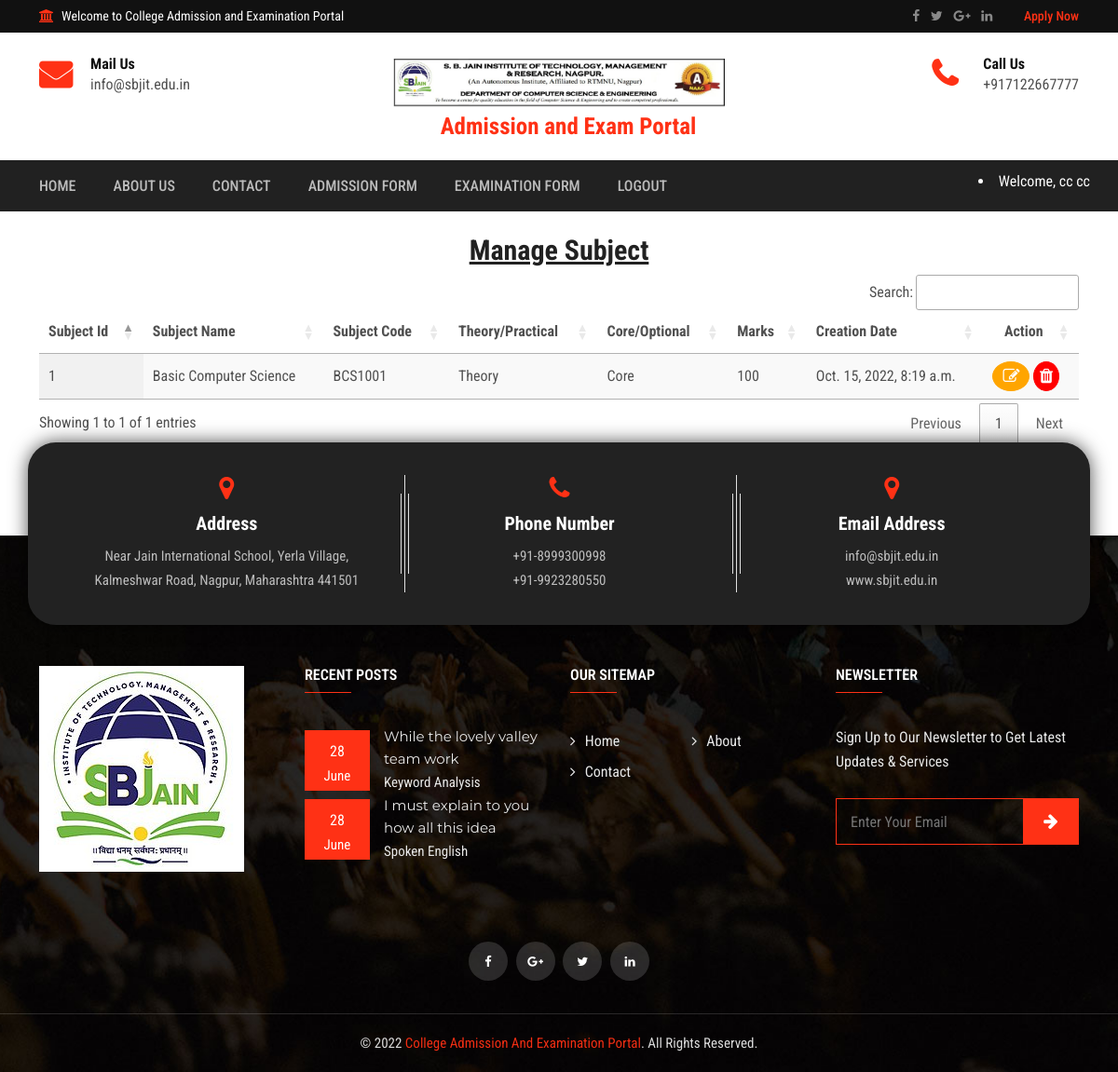
The page /manage-subject/ (signed in) on the database its author committed.
### collegeapp/models.py (models this page shows, shortened)
class Subject(models.Model):
    branch = models.ForeignKey(Branch, on_delete=models.CASCADE, null=True, blank=True)
    semester = models.ForeignKey(Semester, on_delete=models.CASCADE, null=True, blank=True)
    name = models.CharField(max_length=100, null=True, blank=True)
    code = models.CharField(max_length=100, null=True, blank=True)
    subjecttype = models.IntegerField(choices=SUBJECTTYPE, null=True, blank=True)
    theroytype = models.IntegerField(choices=THEORYTYPE, null=True, blank=True)
    marks = models.CharField(max_length=100, null=True, blank=True)
    created = models.DateTimeField(auto_now_add=True, blank=True)

### collegeapp/views.py (the view)
# urls.py: path('manage-subject/', manage_subject, name='manage_subject'),
def manage_subject(request):
    subject = Subject.objects.all()
    return render(request, 'manage_subject.html', locals())

### collegeapp/templates/manage_subject.html
{% include 'index.html' %}
{% load static %}
{% load custom_tags %}
{% block body %}
<div class="shop-cart mt-4">
  <div class="container">
    <div class="section-wrapper">
        <h2 class="mb-2" align="center"> <u>Manage Subject</u>
        </h2>
      <div class="cart-top">
        <table id="example" class="display nowrap" style="width: 100%">
          <thead>
            <tr>
              <th>Subject Id</th>
              <th>Subject Name</th>
              <th>Subject Code</th>
              <th>Theory/Practical</th>
              <th>Core/Optional</th>
              <th>Marks</th>
              <th>Creation Date</th>
              <th style="text-align: center">Action</th>
            </tr>
          </thead>
          <tbody>
            {% for i in subject %}
            <tr>
              <td>{{i.id}}</td>
              <td>{{i.name}}</td>
              <td>{{i.code}}</td>
              <td>{{i.get_theroytype_display}}</td>
              <td>{{i.get_subjecttype_display}}</td>
              <td>{{i.marks}}</td>
              <td>{{i.created}}</td>
              <td>
                    <a href="/change-subject/{{i.id}}/" title="Edit Branch">
                        <i class="fa fa-edit" style="font-size:18px;color:white;border-radius:50%;border:1px solid orange;padding:6px;padding-left:10px;padding-right:10px;background-color:orange"></i>
                    </a>
                    <a href="/delete-subject/{{i.id}}/" title="Delete Branch" onclick="return confirm('Are your sure?')">
                        <i  class="fa fa-trash" style="font-size:18px;color:white;border-radius:50%;border:1px solid red;padding:6px;background-color:red"></i>
                    </a>
              </td>
            </tr>
            {% endfor %}
          </tbody>
        </table>
      </div>
    </div>
  </div>
</div>
{% include 'tablecdn.html' %}
{% include 'footer.html' %}
{% endblock %}

### collegeapp/templates/index.html (shortened to what this page needs)
<!DOCTYPE html>
{% load static %}
<html lang="zxx">
<head>
    <link rel="stylesheet" type="text/css" href="{% static 'css/bootstrap.min.css' %}">
    <link rel="stylesheet" type="text/css" href="{% static 'css/font-awesome.min.css' %}">
    <link rel="stylesheet" type="text/css" href="{% static 'css/animate.css' %}">
    <link rel="stylesheet" type="text/css" href="{% static 'css/owl.carousel.css' %}">
    <link rel="stylesheet" type="text/css" href="{% static 'css/slick.css' %}">
    <link rel="stylesheet" type="text/css" href="{% static 'css/magnific-popup.css' %}">
    <link rel="stylesheet" type="text/css" href="{% static 'css/off-canvas.css' %}">
    <link rel="stylesheet" type="text/css" href="{% static 'css/rsmenu-main.css' %}">
    <link rel="stylesheet" type="text/css" href="{% static 'css/rsmenu-transitions.css' %}">
    <link rel="stylesheet" type="text/css" href="{% static 'style.css' %}">
    <link rel="stylesheet" type="text/css" href="{% static 'css/responsive.css' %}">
    <link rel="stylesheet" href="https://cdnjs.cloudflare.com/ajax/libs/font-awesome/4.7.0/css/font-awesome.min.css">
</head>
<body class="home1">
    <div class="full-width-header">
        <div class="rs-toolbar">
            <div class="container">
                <div class="row">
                    <div class="col-md-6">
                        <div class="rs-toolbar-left">
                            <div class="welcome-message">
                                <i class="fa fa-bank"></i><span>Welcome to College Admission and Examination Portal</span>
                            </div>
                        </div>
                    </div>
                    <div class="col-md-6">
                        <div class="rs-toolbar-right">
                            <div class="toolbar-share-icon">
                                <ul>
                                    <li><a href="https://www.facebook.com/officialsbjain/" target="_blank"><i class="fa fa-facebook"></i></a></li>
                                    <li><a href="https://twitter.com/officialsbjain?s=09" target="_blank"><i class="fa fa-twitter"></i></a></li>
                                    <li><a href="https://www.sbjit.edu.in/" target="_blank"><i class="fa fa-google-plus"></i></a></li>
                                    <li><a href="https://www.linkedin.com/in/s-b-jain-nagpur-7a65a3153/" target="_blank"><i class="fa fa-linkedin"></i></a></li>
                                </ul>
                            </div>
                            <a href="/student-register/" class="apply-btn">Apply Now</a>
                        </div>
                    </div>
                </div>
            </div>
        </div>
        <header id="rs-header" class="rs-header">
            <div class="rs-header-top">
                <div class="container">
                    <div class="row">
                        <div class="col-md-4 col-sm-12">
                            <div class="header-contact">
                                <div id="info-details" class="widget-text">
                                    <i class="fa fa-envelope"></i>
                                    <div class="info-text">
                                        <a href="mailto:info@domain.com">
						                    	<span>Mail Us</span>
												info@sbjit.edu.in
											</a>
                                    </div>
                                </div>
                            </div>
                        </div>
                        <div class="col-md-4 col-sm-12">
                            <div class="logo-area text-center">
                                <a href="/"><img src="{% static 'images/college logo photo.png' %}" style="width:600px;height:60px;padding-bottom: 0.5rem;" alt="logo">
                                    <b style="font-size:25px;margin-left:20px;font-weight:bold">Admission and Exam Portal</b>
                                </a>
                            </div>
                        </div>
                        <div class="col-md-4 col-sm-12">
                            <div class="header-contact pull-right">
                                <div id="phone-details" class="widget-text">
                                    <i class="fa fa-phone"></i>
                                    <div class="info-text">
                                        <a href="tel:4155551234">
						                    	<span>Call Us</span>
												+917122667777
											</a>
                                    </div>
                                </div>
                            </div>
                        </div>
                    </div>
                </div>
            </div>
            <div class="menu-area menu-sticky">
                <div class="container">
                    <div class="main-menu">
                        <div class="row relative">
                            <div class="col-sm-12">
                                <nav class="rs-menu">
                                    <ul class="nav-menu">
                                        <li><a href="/" class="home">Home</a>
                                        </li>
                                        <li> <a href="/about/">About Us</a>
                                        </li>
                                        <li> <a href="/contact/">Contact</a></li>
                                        {% if request.user.is_authenticated %}
                                        {% if request.user.is_staff %}
                                            <li class="menu-item-has-children"> <a href="#">Branch</a>
                                                <ul class="sub-menu">
                                                    <li><a href="/add-branch/">Add Branch</a></li>
                                                    <li><a href="/manage-branch/">Manage Branch</a></li>
                                                </ul>
                                            </li>
                                            <li class="menu-item-has-children"> <a href="#">Semester</a>
                                                <ul class="sub-menu">
                                                    <li><a href="/add-semester/">Add Semester</a></li>
                                                    <li><a href="/manage-semester/">Manage Semester</a></li>
                                                </ul>
                                            </li>
                                            <li class="menu-item-has-children"> <a href="#">Subject</a>
                                                <ul class="sub-menu">
                                                    <li><a href="/add-subject/">Add Subject</a></li>
                                                    <li><a href="/manage-subject/">Manage Subject</a></li>
                                                </ul>
                                            </li>
                                            <li class="menu-item-has-children"> <a href="#">Admission</a>
                                                <ul class="sub-menu">
                                                    <li><a href="/admission-data/?status=1">Pending Admission</a></li>
                                                    <li><a href="/admission-data/?status=3">Rejected Admission</a></li>
                                                    <li><a href="/admission-data/?status=2">Completed Admission</a></li>
                                                    <li><a href="/admission-data/?status=4">Payment Pending Admission</a></li>
                                                    <li><a href="/admission-data/?status=5">Payment Completed Admission</a></li>
                                                </ul>
                                            </li>
                                            <li class="menu-item-has-children"> <a href="#">Examination</a>
                                                <ul class="sub-menu">
                                                    <li><a href="/examination-data/?status=1">Pending Examination Data</a></li>
                                                    <li><a href="/examination-data/?status=2">Verified Examination Data</a></li>
                                                    <li><a href="/examination-data/?status=3">Rejected Examination Data</a></li>
                                                    <li><a href="/examination-data/?status=4">Payment Pending Examination Data</a></li>
                                                    <li><a href="/examination-data/?status=5">Payment Completed Examination Data</a></li>
                                                </ul>
                                            </li>
                                            <li> <a href="/logout/">Logout</a></li>
                                        {% else %}
                                            <li> <a href="/complete-registration/">Admission Form</a></li>
                                            <li> <a href="/exam-process">Examination Form</a></li>
                                            <li> <a href="/logout/">Logout</a></li>
                                        {% endif %}
                                        {% else %}
                                            <li> <a href="/student-register/">Register</a></li>
                                            <li> <a href="/login/">Login</a></li>
                                            <li> <a href="/admin-login/">Admin Login</a></li>
                                        {% endif %}
                                    </ul>
                                </nav>
                                <div class="right-bar-icon rs-offcanvas-link text-right">
                                    {% if request.user.is_authenticated %}
                                    {% if request.user.is_staff %}
                                    <li style="color:white;padding-top:10px">Welcome, {{request.user.username}}</li>
                                    {% else %}
                                    <li style="color:white;padding-top:10px">Welcome, {{request.user.first_name}} {{request.user.last_name}}</li>
                                    {% endif %}
                                    {% endif %}
                                </div>
                            </div>
                        </div>
                    </div>
                </div>
            </div>
        </header>
    </div>
</body>
</html>

### collegeapp/static/css/off-canvas.css (style rules this page uses)
.rs-menu.rs-menu-close, .sidebar_nav.navbar-inverse { background: transparent; }

### collegeapp/static/css/rsmenu-main.css (style rules this page uses)
.rs-menu { float: left; clear: both; width: 100%; font-size: 0; position: relative; }
.rs-menu ul, .rs-menu li, .rs-menu p, .rs-menu a, .rs-menu div, .rs-menu i { border: 0; margin: 0; padding: 0; }
.rs-menu li { display: block; vertical-align: top; position: relative; }
.rs-menu a { display: block; padding: 16px; }
.rs-menu a { color: #bbb; -webkit-tap-highlight-color: rgba(0, 0, 0, 0); }
.nav-menu>li>a { font-size: 14px; text-transform: uppercase; font-weight: 500; height: 55px; line-height: 55px; }
.rs-menu a { padding: 0px 20px; }
.inner-page .rs-menu ul.nav-menu>li>a, .home3 .rs-menu ul.nav-menu>li>a, .home1 .rs-menu ul.nav-menu>li>a { padding: 0; }
.inner-page .rs-menu ul.nav-menu>li, .home3 .rs-menu ul.nav-menu>li, .home1 .rs-menu ul.nav-menu>li { margin-right: 40px }
.home1 .rs-menu ul.nav-menu>li:last-child { margin-right: 0; }
.rs-menu ul, .home1 .rs-menu ul, .home4 .rs-menu ul { text-align: left; }
.rs-menu li { font-size: 14px; }
.nav-menu { position: relative; }
@media screen and (min-width: 992px) { .rs-menu { height: auto !important; } }
@media screen and (min-width: 992px) { .rs-menu li { display: inline-block; } }

### rows shown on the page
Subject: id "1", name "Basic Computer Science", code "BCS1001", theroytype "Theory", subjecttype "Core", marks "100", created "Oct. 15, 2022, 8:19 a.m."

### other values the page prints
{{ request.user.first_name }} "cc"
{{ request.user.last_name }} "cc"
